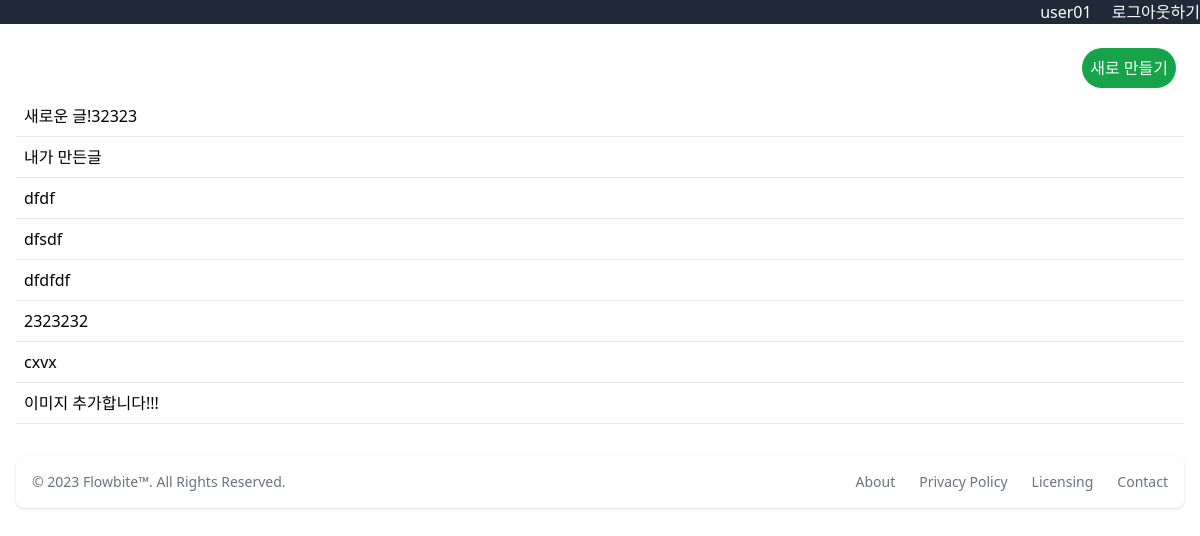
Screenshot of /todo/ (signed in) with the database file from the repository.
### user/models.py (models this page shows)
class User(AbstractUser):
    profile = models.TextField(null=True, blank=True)
    like_todos = models.ManyToManyField("todo.Todo", related_name="like_users")
    follow = models.ManyToManyField("self", symmetrical=False, related_name="followers")

### todo/models.py (models this page shows, shortened)
class Todo(models.Model):
    user = models.ForeignKey("user.User", on_delete=models.CASCADE)
    content = models.TextField()
    created_at = models.DateTimeField(auto_now_add=True)
    updated_at = models.DateTimeField(auto_now=True)
    is_done = models.BooleanField(default=False)
    image = models.ImageField(blank=True, null=True)

### todo/views.py (the view)
# urls.py: path("", views.index),
def index(request):
    if request.method == "GET":
        todos = Todo.objects.all()
        context = {
            "todos": todos,
        }
        return render(request, "todo/index.html", context)
    else:
        return HttpResponse("Invalid request method", status=405)

### todo/templates/todo/index.html
{% extends 'base.html' %} {% block content %}
<div class="p-4">
  <a href="/todo/create/" class="m-2 flex justify-end">
    <button class="bg-green-600 p-2 rounded-full text-white">
      새로 만들기
    </button>
  </a>
  <ul>
    {% for todo in todos %}
    <a href="/todo/{{ todo.id }}">
      <li class="p-2 border-b">
        <div>{{ todo.content}}</div>
      </li>
    </a>
    {% endfor %}
  </ul>
</div>
{% endblock %}

### firstproject/templates/base.html (shortened to what this page needs)
<!DOCTYPE html>
<html lang="en">
  <head>
    <script src="https://cdn.tailwindcss.com"></script>
  </head>
  <body>
    <nav class="bg-gray-800 text-white flex justify-end space-x-5">
      {% if request.user.is_authenticated %}
      <div>{{ request.user.username }}</div>
      <form action="/user/logout/" method="post">
        <button>로그아웃하기</button>
      </form>
      {% else %}
      <div>
        <a href="/user/login/">로그인</a>
        <a href="/user/signup/">회원가입</a>
      </div>
      {% endif %}
    </nav>
    {% block content %} {% endblock %}
    <footer class="bg-white rounded-lg shadow m-4 dark:bg-gray-800">
      <div
        class="w-full mx-auto max-w-screen-xl p-4 md:flex md:items-center md:justify-between"
      >
        <span class="text-sm text-gray-500 sm:text-center dark:text-gray-400"
          >© 2023
          <a href="https://flowbite.com/" class="hover:underline">Flowbite™</a>.
          All Rights Reserved.
        </span>
        <ul
          class="flex flex-wrap items-center mt-3 text-sm font-medium text-gray-500 dark:text-gray-400 sm:mt-0"
        >
          <li>
            <a href="#" class="mr-4 hover:underline md:mr-6">About</a>
          </li>
          <li>
            <a href="#" class="mr-4 hover:underline md:mr-6">Privacy Policy</a>
          </li>
          <li>
            <a href="#" class="mr-4 hover:underline md:mr-6">Licensing</a>
          </li>
          <li>
            <a href="#" class="hover:underline">Contact</a>
          </li>
        </ul>
      </div>
    </footer>
  </body>
</html>

### rows the page displays
User: user.username "user01"
Todo: content "새로운 글!32323"
Todo: content "내가 만든글"
Todo: content "dfdf"
Todo: content "dfsdf"
Todo: content "dfdfdf"
Todo: content "2323232"
Todo: content "cxvx"
Todo: content "이미지 추가합니다!!!"
